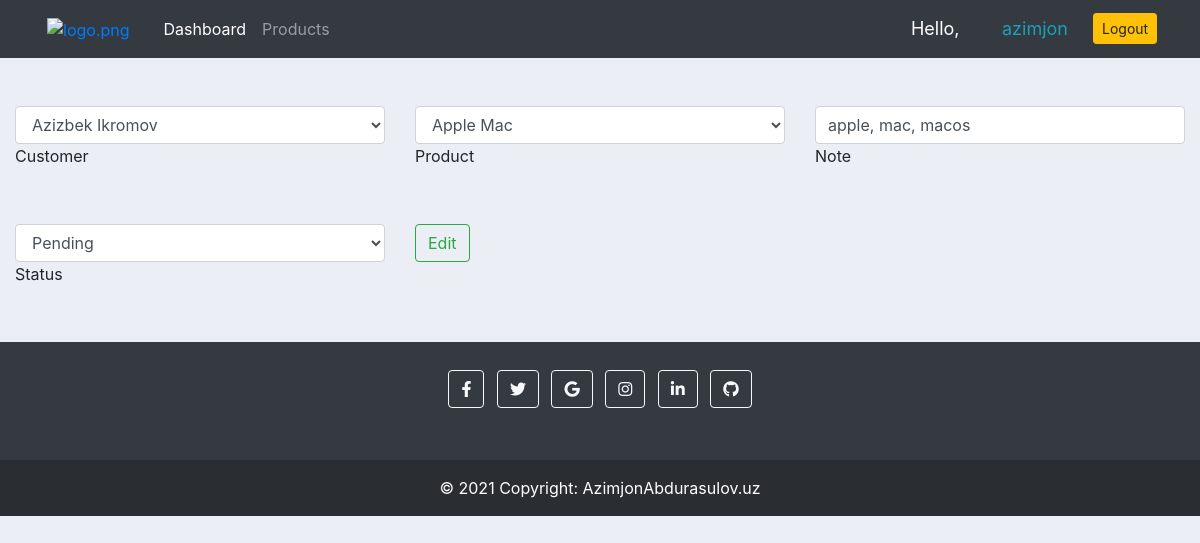
/update_order/1/ (signed in), run on an earlier commit of the app's database.
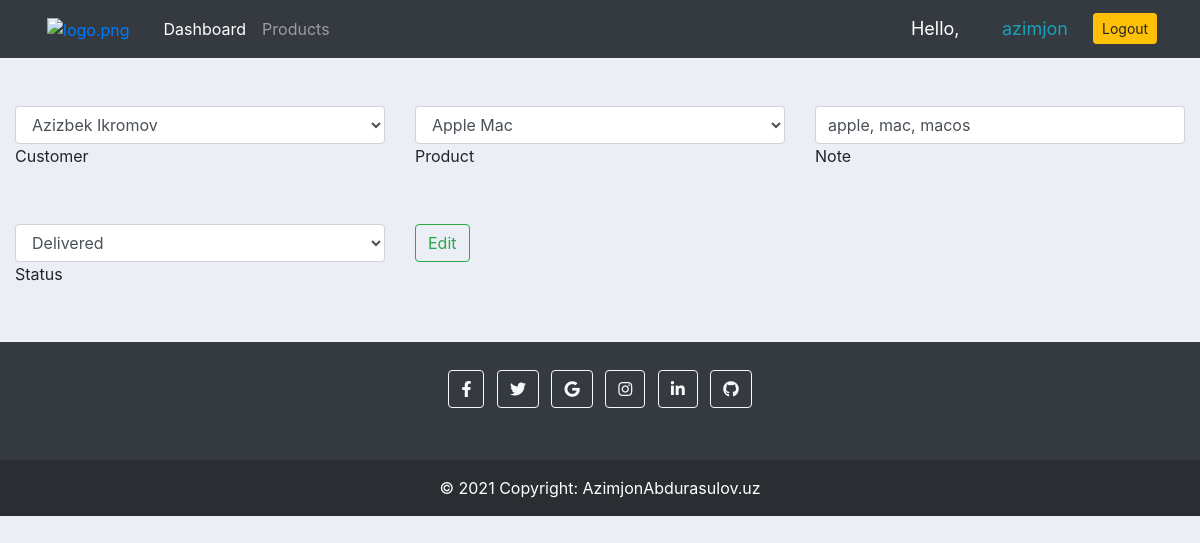
And on a later commit of the database.
### accounts/models.py (models this page shows, shortened)
class Order(models.Model):
    STATUS = (
        ('Pending', 'Pending'),
        ('Out for delivery', 'Out for delivery'),
        ('Delivered', 'Delivered'),
    )
    customer = models.ForeignKey(
        Customer,  null=True, on_delete=models.SET_NULL)
    product = models.ForeignKey(Product,  null=True, on_delete=models.SET_NULL)
    date_created = models.DateTimeField(auto_now_add=True, null=True)
    status = models.CharField(max_length=200, null=True, choices=STATUS)
    note = models.CharField(max_length=200, null=True)

### accounts/decorators.py (the view)
        def wrapper_func(request, *args, **kwargs):
            grup = None
            if request.user.groups.exists():
                grup = request.user.groups.all()[0].name
            if grup in allowed_roles:
                return view_func(request, *args, **kwargs)
            else:
                return HttpResponse('You are not authorzed to viw this page')

### accounts/forms.py
class orderForm(ModelForm):
    class Meta:
        model = Order
        fields = '__all__'
        widgets = {
            "customer":Select(attrs={
                'class':'form-control',
            }),
            "product":Select(attrs={
                'class':'form-control',
            }),
            "status":Select(attrs={
                'class':'form-control',
            }),
            "note":TextInput(attrs={
                'class':'form-control',
            }),
        }

### accounts/models.py (called while the page is built)
    def __str__(self):
        return str(self.name)

    def __str__(self):
        return str(self.name)

### accounts/views.py (called while the page is built)
@allowed_users(allowed_roles=['admin'])
@login_required(login_url='login')
def updateOrder(request, pk):
    order = Order.objects.get(id=pk)
    form = orderForm(instance=order)
    if request.method == "POST":
        form = orderForm(request.POST, instance=order)
        if form.is_valid():
            form.save()
            return redirect('home')
    contaxt = {
        'form': form
    }
    return render(request, 'accounts/update_order_form.html', contaxt)

### accounts/templates/accounts/update_order_form.html (shortened to what this page needs)
{% extends 'accounts/main.html' %}
{% block content %}
<form action="" method="POST">
    <div class="row mb-4 mt-5">
        <div class="col">
            <div class="form-outline">
                {{ form.customer}}
                <label class="form-label" for="form3Example1">Customer</label>
            </div>
        </div>
        <div class="col">
            <div class="form-outline">
                {{ form.product}}
                <label class="form-label" for="form3Example2">Product</label>
            </div>
        </div>
        <div class="col">
            <div class="form-outline">
                {{ form.note}}
                <label class="form-label" for="form3Example2">Note</label>
            </div>
        </div>
    </div>
    <div class="row mb-4 mt-5">
        <div class="col-md-4">
            {{ form.status}}
            <label class="form-label" for="form3Example3">Status</label>
        </div>
        <div class="col-md-4">
            <input class="btn  btn-outline-success" type="submit" name="Submit" value="Edit">
        </div>
    </div>
</form>
{% endblock %}

What changed in the data, as far as the page shows it:
changed Order "Azizbek Ikromov": status "Pending" → "Delivered"
